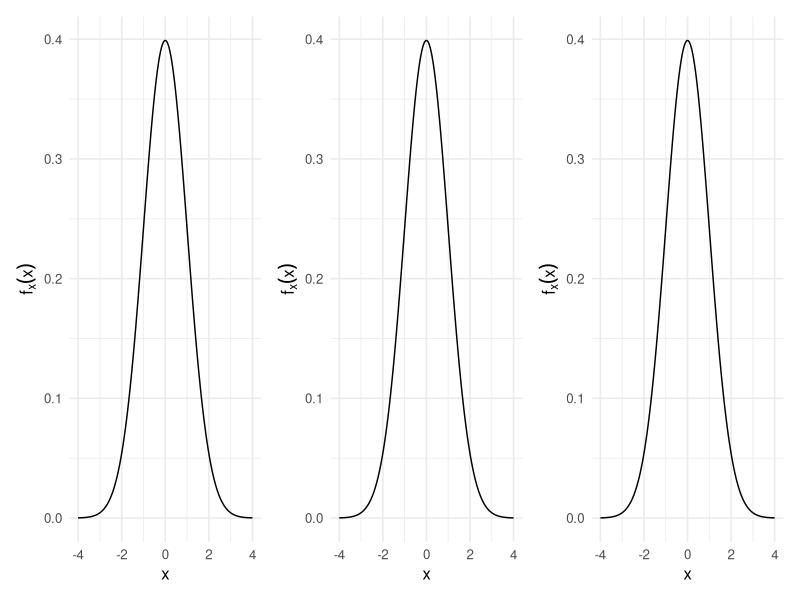

The R script that drew this image:
## ---- chunk 1
library(tidyverse)
library(patchwork)
theme_set(theme_minimal(base_size = 12))
## ---- chunk 2
#| fig-height: 2
#| fig-width: 10
#| 
p1 = tibble(
  x = seq(-4, 4, by = .01)
) %>%
  ggplot(aes(x = x, y = dnorm(x))) + 
  geom_line() + 
  labs(
    x = "x",
    y = expression(f[x](x)),
    col = "Estimator"
  )

p1 + p1 + p1
## ---- chunk 3
tibble(
  K = 0:15,
  `P(X = K)` = dpois(K, lambda = 3.2),
) %>%
  knitr::kable(digits = 3, booktabs = TRUE)  %>% 
  kableExtra::kable_paper(position = "left", latex_options = "striped")
